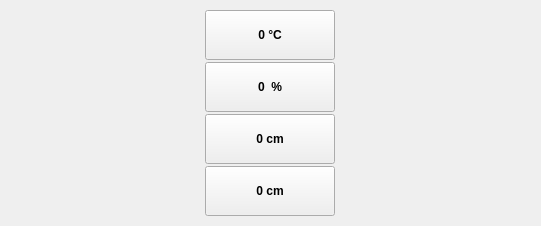
<?xml version="1.0" encoding="UTF-8"?>
<ui version="4.0">
 <class>frame</class>
 <widget class="QFrame" name="frame">
  <property name="geometry">
   <rect>
    <x>0</x>
    <y>0</y>
    <width>541</width>
    <height>200</height>
   </rect>
  </property>
  <property name="minimumSize">
   <size>
    <width>0</width>
    <height>0</height>
   </size>
  </property>
  <property name="maximumSize">
   <size>
    <width>16777215</width>
    <height>200</height>
   </size>
  </property>
  <property name="windowTitle">
   <string>Frame</string>
  </property>
  <property name="autoFillBackground">
   <bool>false</bool>
  </property>
  <property name="frameShape">
   <enum>QFrame::NoFrame</enum>
  </property>
  <property name="frameShadow">
   <enum>QFrame::Raised</enum>
  </property>
  <layout class="QGridLayout" name="gridLayout">
   <property name="leftMargin">
    <number>10</number>
   </property>
   <property name="topMargin">
    <number>10</number>
   </property>
   <property name="rightMargin">
    <number>10</number>
   </property>
   <property name="bottomMargin">
    <number>10</number>
   </property>
   <item row="0" column="0">
    <layout class="QHBoxLayout" name="horizontalLayout">
     <property name="spacing">
      <number>2</number>
     </property>
     <item>
      <layout class="QVBoxLayout" name="verticalLayout">
       <property name="spacing">
        <number>2</number>
       </property>
       <item>
        <widget class="QPushButton" name="pushButton_temperature">
         <property name="minimumSize">
          <size>
           <width>130</width>
           <height>50</height>
          </size>
         </property>
         <property name="maximumSize">
          <size>
           <width>130</width>
           <height>50</height>
          </size>
         </property>
         <property name="font">
          <font>
           <weight>75</weight>
           <bold>true</bold>
          </font>
         </property>
         <property name="text">
          <string>0 °C</string>
         </property>
         <property name="icon">
          <iconset resource="../resources.qrc">
           <normaloff>:/resources/img/resources/img/Thermometer_Snowflake.png</normaloff>:/resources/img/resources/img/Thermometer_Snowflake.png</iconset>
         </property>
         <property name="iconSize">
          <size>
           <width>30</width>
           <height>30</height>
          </size>
         </property>
        </widget>
       </item>
       <item>
        <widget class="QPushButton" name="pushButton_humidity">
         <property name="minimumSize">
          <size>
           <width>130</width>
           <height>50</height>
          </size>
         </property>
         <property name="maximumSize">
          <size>
           <width>130</width>
           <height>50</height>
          </size>
         </property>
         <property name="font">
          <font>
           <weight>75</weight>
           <bold>true</bold>
          </font>
         </property>
         <property name="text">
          <string>0  %</string>
         </property>
         <property name="icon">
          <iconset resource="../resources.qrc">
           <normaloff>:/resources/img/resources/img/humidity.png</normaloff>:/resources/img/resources/img/humidity.png</iconset>
         </property>
         <property name="iconSize">
          <size>
           <width>30</width>
           <height>30</height>
          </size>
         </property>
        </widget>
       </item>
       <item>
        <widget class="QPushButton" name="pushButton_ir">
         <property name="minimumSize">
          <size>
           <width>130</width>
           <height>50</height>
          </size>
         </property>
         <property name="maximumSize">
          <size>
           <width>130</width>
           <height>50</height>
          </size>
         </property>
         <property name="font">
          <font>
           <weight>75</weight>
           <bold>true</bold>
          </font>
         </property>
         <property name="text">
          <string>0 cm</string>
         </property>
         <property name="icon">
          <iconset resource="../resources.qrc">
           <normaloff>:/resources/img/resources/img/laser1.png</normaloff>:/resources/img/resources/img/laser1.png</iconset>
         </property>
         <property name="iconSize">
          <size>
           <width>30</width>
           <height>30</height>
          </size>
         </property>
        </widget>
       </item>
       <item>
        <widget class="QPushButton" name="pushButton_sn">
         <property name="minimumSize">
          <size>
           <width>130</width>
           <height>50</height>
          </size>
         </property>
         <property name="maximumSize">
          <size>
           <width>130</width>
           <height>50</height>
          </size>
         </property>
         <property name="font">
          <font>
           <weight>75</weight>
           <bold>true</bold>
          </font>
         </property>
         <property name="text">
          <string>0 cm</string>
         </property>
         <property name="icon">
          <iconset resource="../resources.qrc">
           <normaloff>:/resources/img/resources/img/radar1.png</normaloff>:/resources/img/resources/img/radar1.png</iconset>
         </property>
         <property name="iconSize">
          <size>
           <width>30</width>
           <height>30</height>
          </size>
         </property>
        </widget>
       </item>
      </layout>
     </item>
    </layout>
   </item>
  </layout>
 </widget>
 <resources>
  <include location="../resources.qrc"/>
 </resources>
 <connections/>
</ui>
